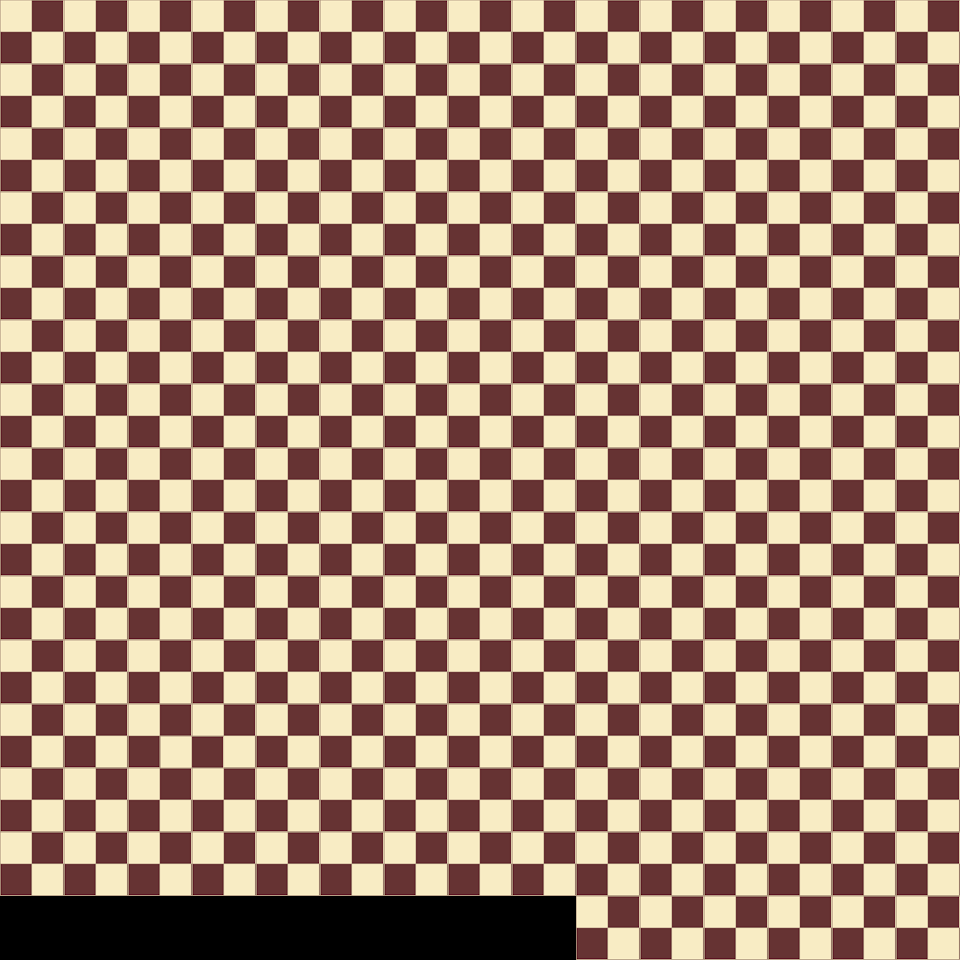

A 2D game scene composited from a Tiled map and its tileset images. What follows is a short description and the map's XML, with every tile layer's data as written:
An orthogonal 30x30 tile map with 32x32 px tiles, 1 tile layer (background), 2 tilesets and 2 objects (goose, water).

<map version="1.10" tiledversion="1.12.2" orientation="orthogonal" renderorder="right-down" width="30" height="30" tilewidth="32" tileheight="32" infinite="0" nextlayerid="3" nextobjectid="8">
 <tileset firstgid="1" source="map.tsx" />
 <tileset firstgid="4" source="Map.tsx" />
 <layer id="1" name="background" width="30" height="30">
  <data encoding="csv">
0,0,0,0,0,0,0,0,0,0,0,0,0,0,0,0,0,0,0,0,0,0,0,0,0,0,0,0,0,0,
2,0,2,0,2,0,2,0,2,0,2,0,2,0,2,0,2,0,2,0,2,0,2,0,2,0,2,0,2,0,
0,0,0,0,0,0,0,0,0,0,0,0,0,0,0,0,0,0,0,0,0,0,0,0,0,0,0,0,0,0,
2,0,2,0,2,0,2,0,2,0,2,0,2,0,2,0,2,0,2,0,2,0,2,0,2,0,2,0,2,0,
0,0,0,0,0,0,0,0,0,0,0,0,0,0,0,0,0,0,0,0,0,0,0,0,0,0,0,0,0,0,
2,0,2,0,2,0,2,0,2,0,2,0,2,0,2,0,2,0,2,0,2,0,2,0,2,0,2,0,2,0,
0,0,0,0,0,0,0,0,0,0,0,0,0,0,0,0,0,0,0,0,0,0,0,0,0,0,0,0,0,0,
2,0,2,0,2,0,2,0,2,0,2,0,2,0,2,0,2,0,2,0,2,0,2,0,2,0,2,0,2,0,
0,0,0,0,0,0,0,0,0,0,0,0,0,0,0,0,0,0,0,0,0,0,0,0,0,0,0,0,0,0,
2,0,2,0,2,0,2,0,2,0,2,0,2,0,2,0,2,0,2,0,2,0,2,0,2,0,2,0,2,0,
0,0,0,0,0,0,0,0,0,0,0,0,0,0,0,0,0,0,0,0,0,0,0,0,0,0,0,0,0,0,
2,0,2,0,2,0,2,0,2,0,2,0,2,0,2,0,2,0,2,0,2,0,2,0,2,0,2,0,2,0,
0,0,0,0,0,0,0,0,0,0,0,0,0,0,0,0,0,0,0,0,0,0,0,0,0,0,0,0,0,0,
2,0,2,0,2,0,2,0,2,0,2,0,2,0,2,0,2,0,2,0,2,0,2,0,2,0,2,0,2,0,
0,0,0,0,0,0,0,0,0,0,0,0,0,0,0,0,0,0,0,0,0,0,0,0,0,0,0,0,0,0,
2,0,2,0,2,0,2,0,2,0,2,0,2,0,2,0,2,0,2,0,2,0,2,0,2,0,2,0,2,0,
0,0,0,0,0,0,0,0,0,0,0,0,0,0,0,0,0,0,0,0,0,0,0,0,0,0,0,0,0,0,
2,0,2,0,2,0,2,0,2,0,2,0,2,0,2,0,2,0,2,0,2,0,2,0,2,0,2,0,2,0,
0,0,0,0,0,0,0,0,0,0,0,0,0,0,0,0,0,0,0,0,0,0,0,0,0,0,0,0,0,0,
2,0,2,0,2,0,2,0,2,0,2,0,2,0,2,0,2,0,2,0,2,0,2,0,2,0,2,0,2,0,
0,0,0,0,0,0,0,0,0,0,0,0,0,0,0,0,0,0,0,0,0,0,0,0,0,0,0,0,0,0,
2,0,2,0,2,0,2,0,2,0,2,0,2,0,2,0,2,0,2,0,2,0,2,0,2,0,2,0,2,0,
0,0,0,0,0,0,0,0,0,0,0,0,0,0,0,0,0,0,0,0,0,0,0,0,0,0,0,0,0,0,
2,0,2,0,2,0,2,0,2,0,2,0,2,0,2,0,2,0,2,0,2,0,2,0,2,0,2,0,2,0,
0,0,0,0,0,2,0,0,0,0,0,0,0,0,0,0,0,0,0,0,0,0,0,0,0,0,0,0,0,0,
2,0,2,0,2,0,2,0,2,0,2,0,2,0,2,0,2,0,2,0,2,0,2,0,2,0,2,0,2,0,
0,0,0,0,0,0,0,0,0,0,0,0,0,0,0,0,0,0,0,0,0,0,0,0,0,0,0,0,0,0,
2,0,2,0,2,0,2,0,2,0,2,0,2,0,2,0,2,0,2,0,2,0,2,0,2,0,2,0,2,0,
0,0,0,0,0,0,0,0,0,0,0,0,0,0,0,0,0,0,0,0,0,0,0,0,0,0,0,0,0,0,
0,0,0,0,0,0,0,0,0,0,0,0,0,0,0,0,0,0,2,0,2,0,2,0,2,0,2,0,2,0
</data>
 </layer>
 <objectgroup id="2" name="terrain">
  <object id="3" name="goose" gid="2147483651" x="175.721" y="809.277" width="34" height="35" />
  <object id="6" name="water" x="32.3368" y="737.28" width="126.114" height="121.263" />
 </objectgroup>
</map>
